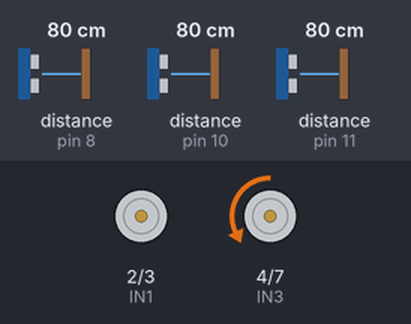
This sketch was run on a simulated Arduino Uno, built with avr-gcc and run on an emulated ATmega328P. Parts: motor-driver pin pairs drawn as motors (green arrow = first pin HIGH = forward, orange = second pin HIGH = backward, longer = more drive, scaled by the enable pin). The test bench sets the inputs (shaded band); at power-on: distance to the obstacle (sensors on pin 8, pin 10, pin 11) 80 cm. What the sketch prints to the serial monitor is not drawn.

Above: at 2.0 s.
Timing chart, 0 to 5.7 s (numbered marks = the images above):
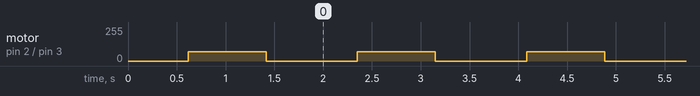

The sketch:

100mm_move_check_angle.ino
```cpp
#include <NewPing.h>    //NewPing(초음파 라이브러리) 선언

#define IN1 2// 1번째 모터
#define IN2 3// 1번째 모터
#define ENA 5// 1번째 모터  PWM제어

#define IN3 4   // 2번째 모터
#define IN4 7   // 2번째 모터
#define ENB 6   // 2번째 모터 PWM제어

#define F_Sonar  8  //정면부 초음파 센서 연결 핀
#define R_Sonar  10 //오른쪽 초음파 센서 연결 핀
#define L_Sonar  11 //왼쪽 초음파 센서 연결 핀

#define MaxDistance  400

NewPing F_sensor(F_Sonar,F_Sonar,MaxDistance);
float F_distance; //정면 초음파 센서값을 저장할 변수 선언
float F_distance_D,F_distance1,F_distance2;
NewPing L_sensor(L_Sonar,L_Sonar,MaxDistance);
float L_distance; //왼쪽 초음파 센서값을 저장할 변수 선언
float L_distance_D,L_distance1,L_distance2;
NewPing R_sensor(R_Sonar,R_Sonar,MaxDistance);
float R_distance; //오른쪽 초음파 센서값을 저장할 변수 선언
float R_distance_D,R_distance1,R_distance2;

NewPing sonar[3] =
{
  NewPing (8, 8, 500),
  NewPing (10, 10, 500),
  NewPing (11, 11, 500),
};

void motor_control(int direction, int speed1, int speed2)    //방향 속도 1: 전진 2: 후진 3: 정지
{
  switch(direction)
  {
    case 1: digitalWrite(IN1, HIGH); //직진
            digitalWrite(IN2, LOW);
            digitalWrite(IN3, LOW);
            digitalWrite(IN4, HIGH);
            analogWrite(ENA, speed1);
            analogWrite(ENB, speed2);
            break;

    case 2: digitalWrite(IN1,HIGH); //정지
            digitalWrite(IN2,LOW);
            digitalWrite(IN3,LOW);
            digitalWrite(IN4,HIGH);
            analogWrite(ENA, speed1);
            analogWrite(ENA, speed2);
            break;

  }
}
void Ang_Calcul()
{
      Serial.println();

  double dist =0;
  double disf1=0;
  double disf3=0;
  double disf2=0;
  double disf4=0;
  double ang =0;
   delay(300);
   F_distance = sonar[0].ping_cm() * 10;
   R_distance = sonar[1].ping_cm() * 10;
   L_distance = sonar[2].ping_cm() * 10;

    delay(300);
    dist=F_distance;
    disf2=L_distance;
    motor_control(1,70,70);
    delay(800);
    motor_control(2,0,0);
    delay(300);
    L_distance = sonar[1].ping_cm() * 10;
    F_distance = sonar[0].ping_cm() * 10;
    disf2=F_distance;
    disf4=R_distance;
    disf1 = dist - disf2;
        Serial.print("F_Total\t:\t");
        Serial.print(dist);
        Serial.println();
        Serial.print("F_D1\t:\t");
        Serial.print(disf1);
        Serial.println();
        Serial.print("F_D2\t:\t");
        Serial.print(disf2);
        Serial.println();
        ang=atan((disf2-disf4)/dist);
        ang= ang * 180 /3.1415;
        Serial.println();
        Serial.println();
        Serial.println();
        Serial.print("Angle \t:\t");
        Serial.println(ang);

}


void setup()
{
    pinMode(IN1, OUTPUT);
    pinMode(IN2, OUTPUT);
    pinMode(IN3, OUTPUT);
    pinMode(IN4, OUTPUT);
    Serial.begin(115200);

    Ang_Calcul();

}

void loop()
{
  float F_distance=(float)(F_sensor.ping())*10/US_ROUNDTRIP_CM;
  if(F_distance <= F_distance-100)
  {
      delay(100);
      Serial.print("   F : ");
      Serial.println(F_distance);
      }
      else
      {
        Ang_Calcul();
      }
}
```

Measured:
- by itself, motor on pin 2 (IN1) / pin 3 (IN2): alternates forward 70/255 for 0.80 s and stopped for 0.93 s
